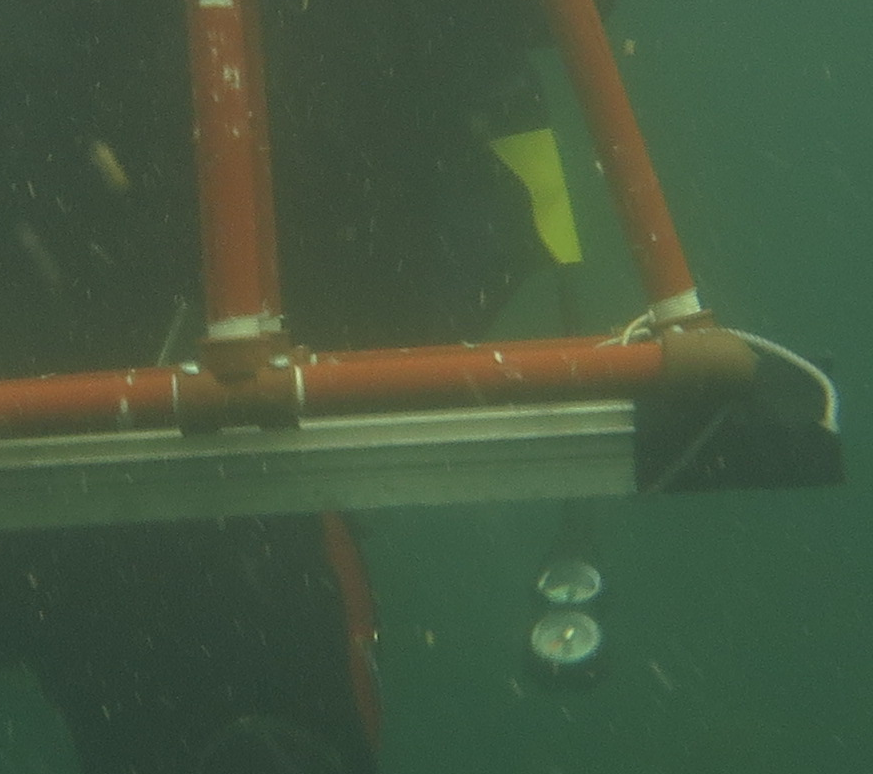
#> input picture img/imagenesColor/1907xx.png, 873 x 774 px, found by its file name
$ jupyter execute Practica2.ipynb
#> lines starting #> are read from the running program, lines starting #| are printed output that depends on the picture
# Práctica 2

[cell 1]
import matplotlib.pyplot as plt
import matplotlib.colors as colors

import numpy as np

import colorsys
import imageio
from skimage import exposure

# Default image path
img_path = "../img"

# Matplotlib plot size
plt.rcParams['figure.figsize'] = (15,15)

# Ignore all wanings
# TODO: Remove warnings
import warnings
warnings.filterwarnings('ignore')

### Funciones utilizadas a lo largo de práctica

Para realizar la práctica, fue elegido el espacio de color **HSV**, en vez de **HSI**, el cual fue visto en clase. La deicisión se basó en que ya existe una librería de Python, *colorsys*, la cual posee la conversión de RGB a HSV, y viceversa implementada y validada.

La principal diferencia entre ambos espacios radica en la dimensión que representa la luminosidad de la imágen, en estos caso, **V**, o valor, e **I**, o intensidad.

En el caso de HSV, la misma se computa como:

$\begin{align}
max(r,g,b)
\end{align}$

Por otro lado, en HSI se compua como:

$\begin{align}
\frac{r+g+b}{3}
\end{align}$

[cell 2]
# Image helpers

def readImageAsRGB(routeToImage):
    """ Loads an image, compress its values to the [0,1] range, and drop alpha channel """
#> called with routeToImage = '../img/ImagenesColor/1907xx.png'
    img = imageio.imread(routeToImage)
#> img is the input picture: shape (774, 873, 4); mean R, G, B, A 69, 87.7, 63.8, 255
    # Make image value rangeo from [0,255] to [0,1]
    img = img/255
    # Drop alpha channel
    img = img[:,:,(0,1,2)]
#> img: shape (774, 873, 3) float64
    return img

def scaleSaturation(img, c):
    """
        Scale saturation channel (channel 1 of (0,1,2)) by a constant c.
        The operation is not permormed in place, so a copy of the scaled
        image is returned.
    """
    # TODO: Add clipping?
    copy = img.copy()
    copy[:,:,1] = copy[:,:,1] * c
    return copy

[cell 3]
# Plot helpers

def show(ax, img, title = None):
    ax.imshow(img)
    ax.axis("off")
    if title is not None:
        ax.set_title(title)

def RGBHistogram(ax, img):
    """
        Plots an histogram for each channel in img, being img an RGB image.
        The channel's histograms are each one plotted on top of each other.
    """
    ax.hist(np.clip(img[:,:,0] * 256, 0, 255).ravel(),bins=256, histtype="step", color="r", density=True)
    ax.hist(np.clip(img[:,:,1] * 256, 0, 255).ravel(),bins=256, histtype="step", color="g", density=True)
    ax.hist(np.clip(img[:,:,2] * 256, 0, 255).ravel(),bins=256, histtype="step", color="b", density=True)
    ax.set_xlim((0,255))

### 1) Realce de la saturación

#### a) Multiplicar por una constante c > 1 cada pixel en el plano de la saturación. Ver que esto aumenta la intensidad aparente. Si c < 1 ver que reduce la intensidad del color.

[cell 4]
img = readImageAsRGB(img_path + "/ImagenesColor/1907xx.png")
imgAsHSV = colors.rgb_to_hsv(img)
#> imgAsHSV: shape (774, 873, 3) float64; mean of channels 0, 1, 2 0.312, 0.32, 0.351

saturationScale = 1.5
imgAsHSVWithScaledSaturation = scaleSaturation(imgAsHSV, saturationScale)
imgBackToRGB = colors.hsv_to_rgb(imgAsHSVWithScaledSaturation)
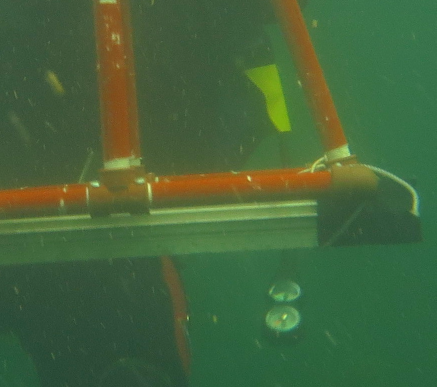
#> imgBackToRGB: shape (774, 873, 3) float64 (shown at 1/2 size); mean R, G, B 0.23, 0.34, 0.2; drawn with min black and max white

fig, ax = plt.subplots(nrows=2, ncols=2)
show(ax[0,0], img, title = "Imágen original")
show(ax[0,1], imgAsHSV, title = "Imágen en el espacio HSV")
show(ax[1,0], imgAsHSVWithScaledSaturation, title = "Con saturación escalada en %.2f" % (saturationScale))
show(ax[1,1], imgBackToRGB , title = "Vuelta a RGB")
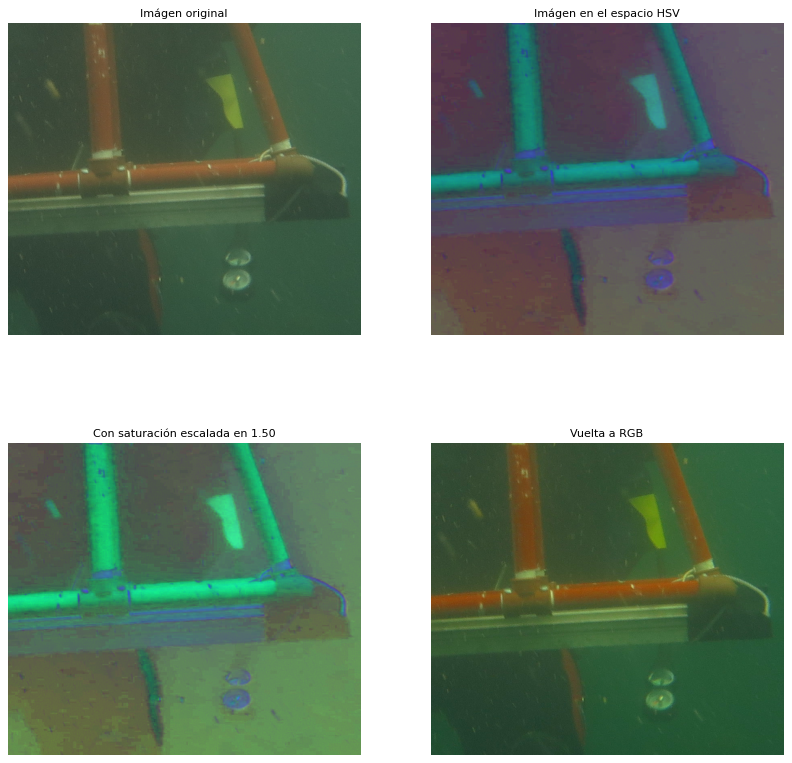
#> figure drawn by matplotlib, 4 panels

[cell 5]
saturationScale = 0.5
imgAsHSVWithScaledSaturation = scaleSaturation(imgAsHSV, saturationScale)
imgBackToRGB = colors.hsv_to_rgb(imgAsHSVWithScaledSaturation)
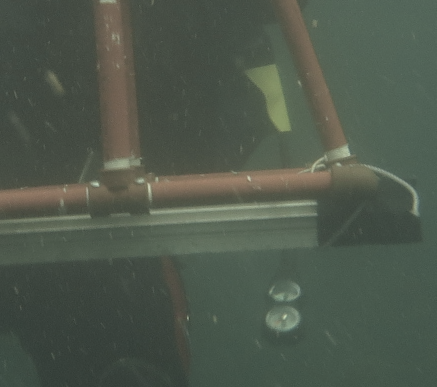
#> imgBackToRGB: shape (774, 873, 3) float64 (shown at 1/2 size); mean R, G, B 0.311, 0.348, 0.301

fig, ax = plt.subplots(nrows=2, ncols=2)
show(ax[0,0], img, title = "Imágen original")
show(ax[0,1], imgAsHSV, title = "Imágen en el espacio HSV")
show(ax[1,0], imgAsHSVWithScaledSaturation, title = "Con saturación escalada en %.2f" % (saturationScale))
show(ax[1,1], imgBackToRGB , title = "Vuelta a RGB")
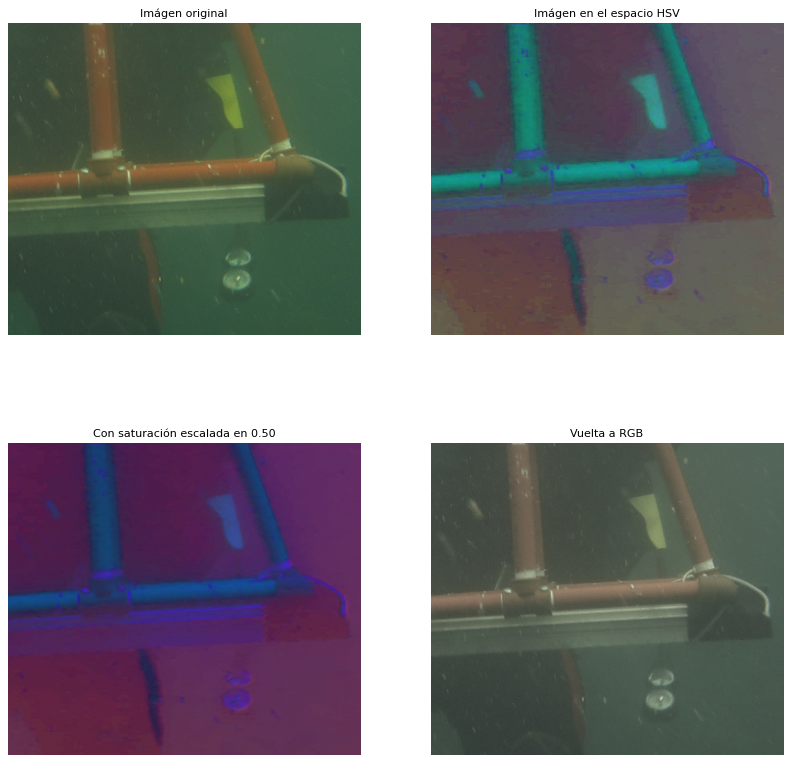
#> figure drawn by matplotlib, 4 panels

#### b) Realizar diferentes transformaciones lineales y no lineales al canal de saturación y ver el balance de colores.

La transformación (no lineal) aplicada al canal de saturación fue una corrección logartimica del mismo (*logarithmic correction*), es decir:

$O = gain * log( 1 + I )$

Con $I$ el valor de saturación de un pixel, y $gain$, la intensidad de la transformación realizada.

[cell 6]
gain_1 = 0.75
gain_2 = 1.5

def applyLogTransformToSaturation(imgAsHSV, gain):
#> called with gain = 0.75
    imageWithLogAdjustmentInSaturaion = imgAsHSV.copy()
    imageWithLogAdjustmentInSaturaion[:,:,2] = exposure.adjust_log(imageWithLogAdjustmentInSaturaion[:,:,2], gain=gain)
#> imageWithLogAdjustmentInSaturaion: shape (774, 873, 3) float64; mean of channels 0, 1, 2 0.312, 0.32, 0.324
    imgBackToRGB = colors.hsv_to_rgb(imageWithLogAdjustmentInSaturaion)
    return imgBackToRGB

firstGainCorrectedImage = applyLogTransformToSaturation(imgAsHSV, gain_1)
secondGainCorrectedImage = applyLogTransformToSaturation(imgAsHSV, gain_2)

fig, ax = plt.subplots(nrows=2, ncols=3, figsize=(15,15))

show(ax[0,0], img, title="Imágen original")
RGBHistogram(ax[1,0], img)

show(ax[0,1], firstGainCorrectedImage, title="Saturación con gain = %.2f" % (gain_1))
RGBHistogram(ax[1,1], firstGainCorrectedImage)

show(ax[0,2], secondGainCorrectedImage, title="Saturación con gain = %.2f" % (gain_2))
RGBHistogram(ax[1,2], secondGainCorrectedImage)
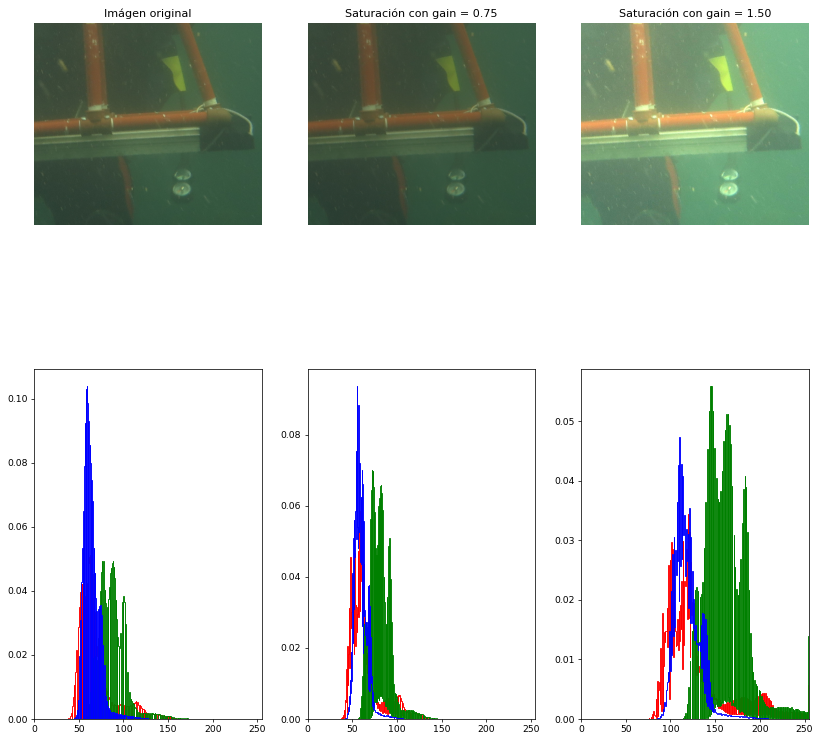
#> figure drawn by matplotlib, 6 panels

$ run again, with img/imagenesColor/1892xx.png copied over img/imagenesColor/1907xx.png
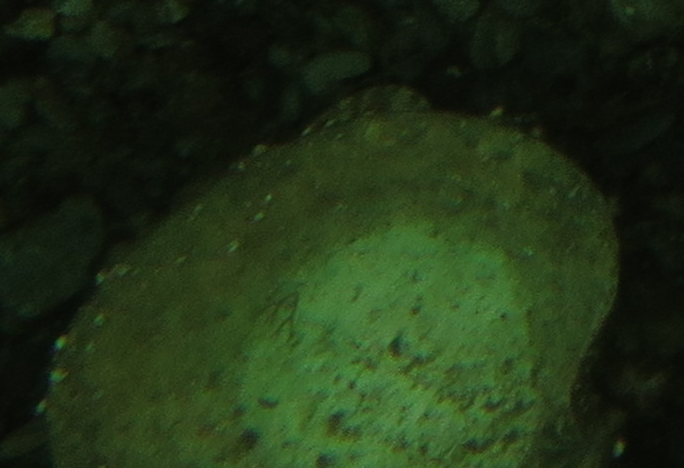
#> input picture img/imagenesColor/1892xx.png, 684 x 468 px, found by its file name
#> in readImageAsRGB, img is the input picture: shape (468, 684, 4); mean R, G, B, A 32.8, 49.3, 22.5, 255
#> imgAsHSV: shape (468, 684, 3) float64; mean of channels 0, 1, 2 0.267, 0.512, 0.193
#> copy: shape (468, 684, 3) float64; mean of channels 0, 1, 2 0.267, 0.768, 0.193
#> `[cell 4] img = readImageAsRGB(img_path + "/ImagenesColor/1907xx.png") ..`:
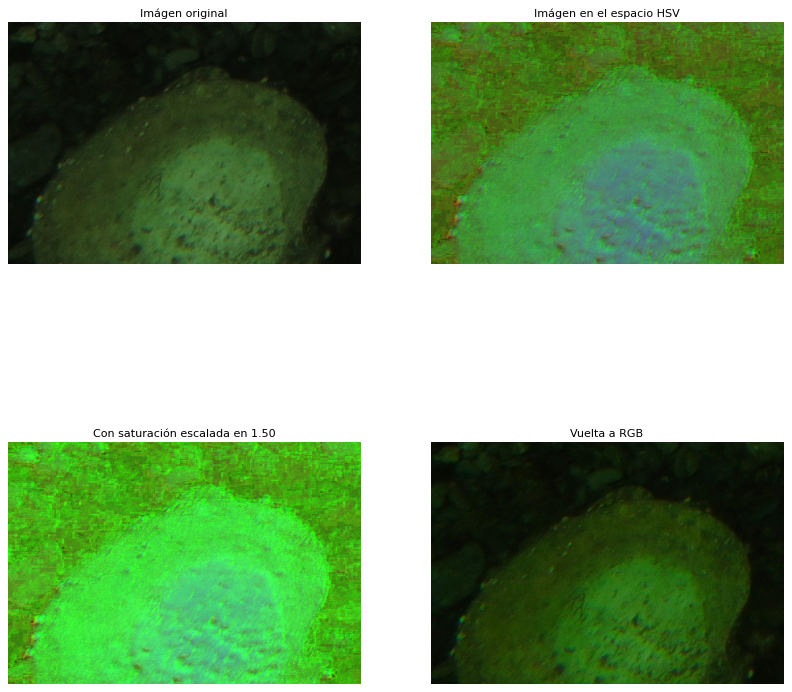
#> figure drawn by matplotlib, 4 panels
#> copy: shape (468, 684, 3) float64; mean of channels 0, 1, 2 0.267, 0.256, 0.193
#> imageWithLogAdjustmentInSaturaion: shape (468, 684, 3) float64; mean of channels 0, 1, 2 0.267, 0.512, 0.185
#> imageWithLogAdjustmentInSaturaion: shape (468, 684, 3) float64; mean of channels 0, 1, 2 0.267, 0.512, 0.37
#> in applyLogTransformToSaturation (call 2), `imgBackToRGB = colors.hsv_to_rgb(imageWithLogAdjustmentInSaturaion)`:
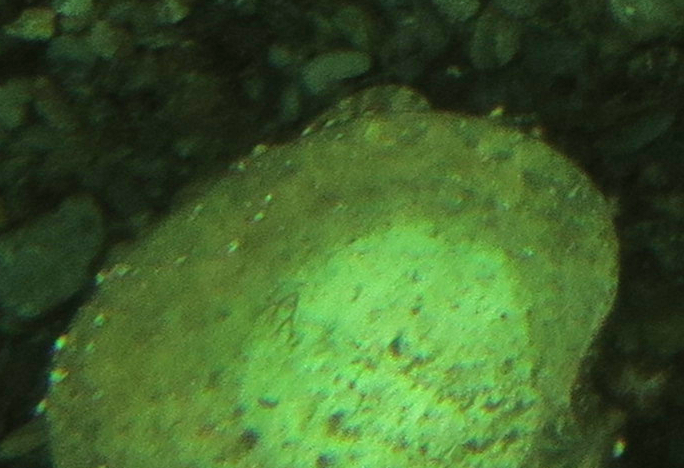
#> imgBackToRGB: shape (468, 684, 3) float64; mean R, G, B 0.247, 0.37, 0.169

$ run again, with img/imagenesColor/1901xx.png copied over img/imagenesColor/1907xx.png
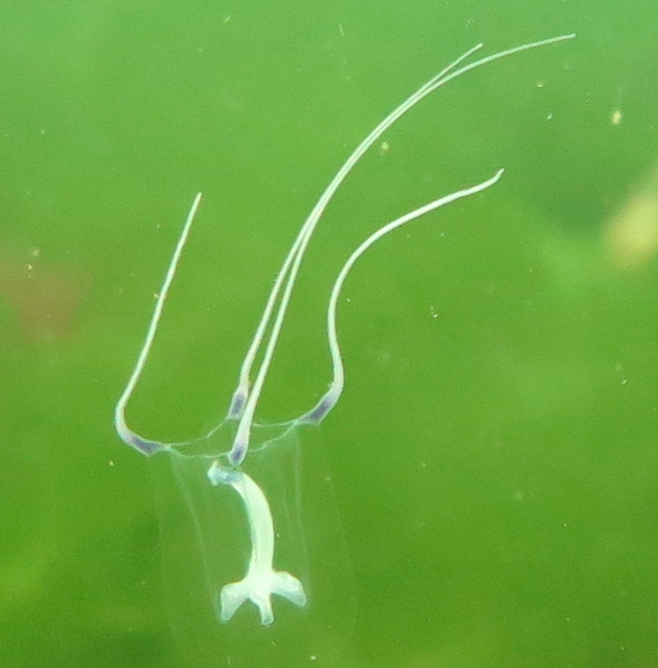
#> input picture img/imagenesColor/1901xx.png, 658 x 668 px, found by its file name
#> in readImageAsRGB, img is the input picture: shape (668, 658, 4); mean R, G, B, A 106.6, 167.6, 61.7, 255
#> imgAsHSV: shape (668, 658, 3) float64; mean of channels 0, 1, 2 0.264, 0.644, 0.657
#> copy: shape (668, 658, 3) float64; mean of channels 0, 1, 2 0.264, 0.967, 0.657
#> `[cell 4] img = readImageAsRGB(img_path + "/ImagenesColor/1907xx.png") ..`:
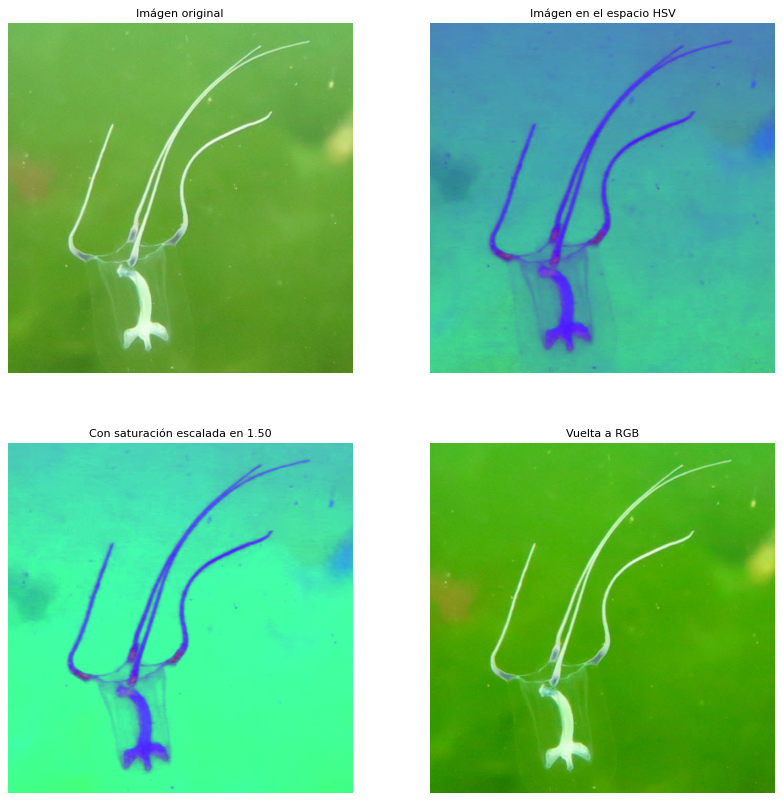
#> figure drawn by matplotlib, 4 panels
#> copy: shape (668, 658, 3) float64; mean of channels 0, 1, 2 0.264, 0.322, 0.657
#> imageWithLogAdjustmentInSaturaion: shape (668, 658, 3) float64; mean of channels 0, 1, 2 0.264, 0.644, 0.546
#> in applyLogTransformToSaturation, `imgBackToRGB = colors.hsv_to_rgb(imageWithLogAdjustmentInSaturaion)`:
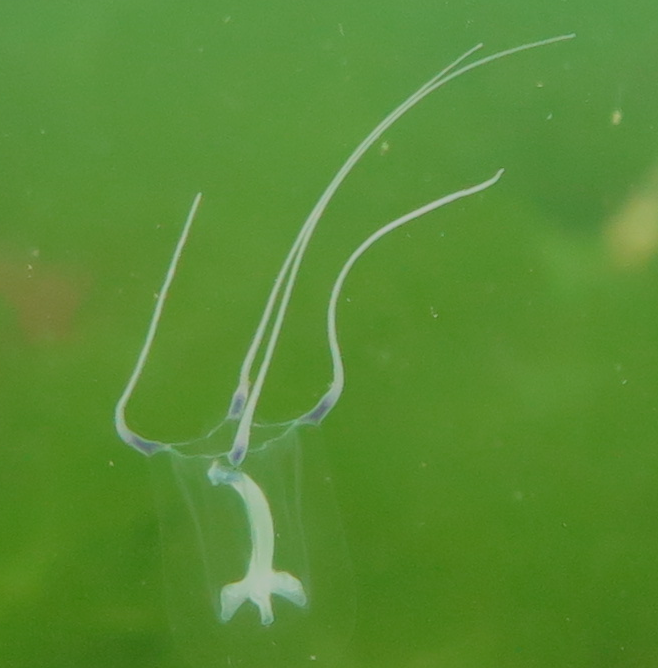
#> imgBackToRGB: shape (668, 658, 3) float64; mean R, G, B 0.347, 0.546, 0.199
#> imageWithLogAdjustmentInSaturaion: shape (668, 658, 3) float64; mean of channels 0, 1, 2 0.264, 0.644, 1.09
